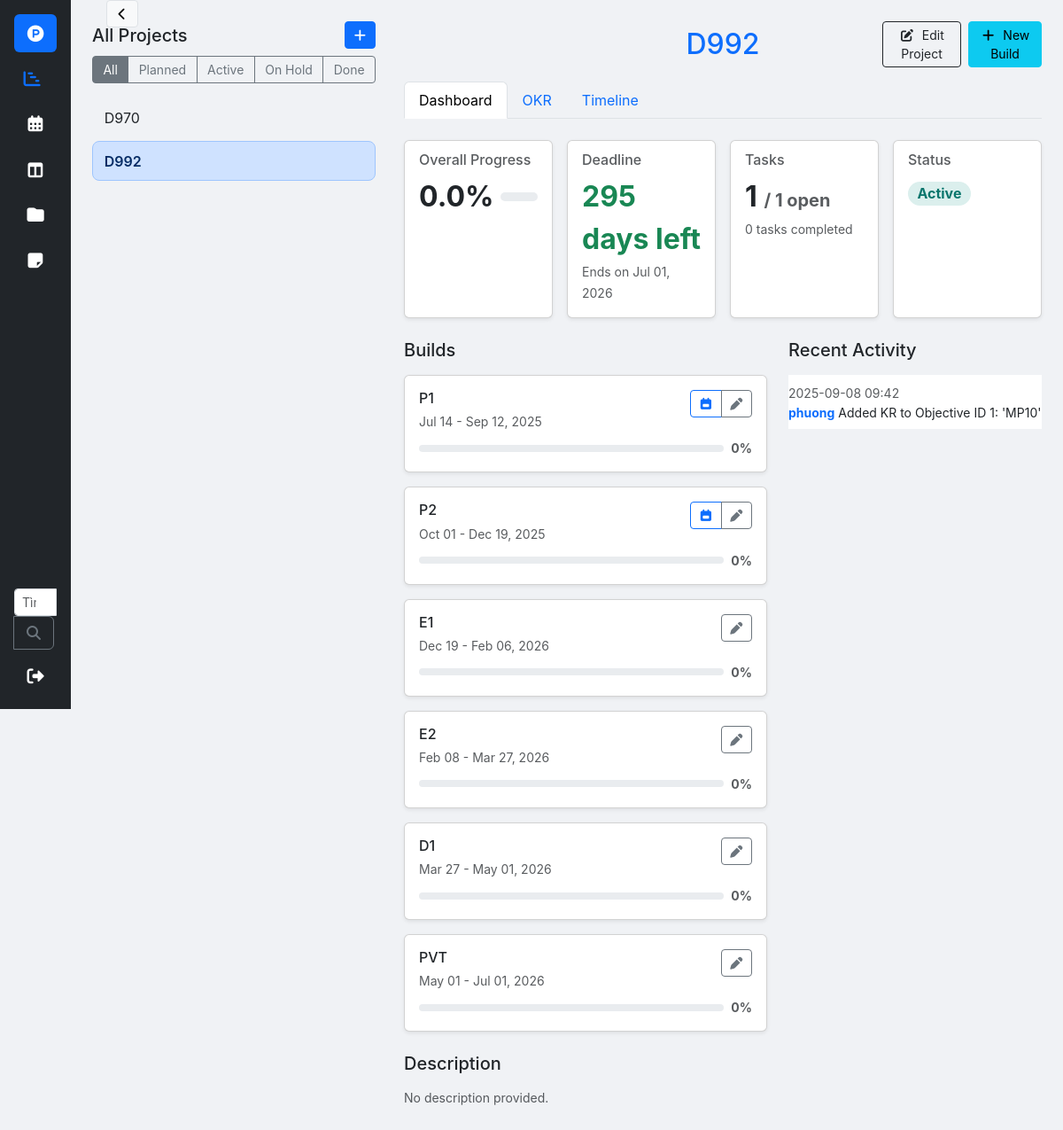
The app's page /projects?project_id=1&tab=info (signed in) with its own data.
### app/models.py (models this page shows, shortened)
class Project(db.Model):
    id = db.Column(db.Integer, primary_key=True)
    name = db.Column(db.String(150), nullable=False, unique=True)
    description = db.Column(db.Text)
    start_date = db.Column(db.Date, nullable=True)
    end_date = db.Column(db.Date, nullable=True)
    status = db.Column(db.String(20), nullable=False, default='Active', server_default='Active')
    owner_id = db.Column(db.Integer, db.ForeignKey('user.id'), nullable=True)
    note = db.Column(db.Text, nullable=True)
    owner = db.relationship('User', backref='projects_owned')
    objectives = db.relationship('Objective', backref='project', cascade="all, delete-orphan")
    builds = db.relationship('Build', backref='project', lazy=True, cascade="all, delete-orphan")

class Build(db.Model):
    id = db.Column(db.Integer, primary_key=True)
    name = db.Column(db.String(100), nullable=False)
    project_id = db.Column(db.Integer, db.ForeignKey('project.id',use_alter=True), nullable=True)
    schedule_link = db.Column(db.String(500), nullable=True)
    start_date = db.Column(db.Date, nullable=True)
    end_date = db.Column(db.Date, nullable=True)
    owner_id = db.Column(db.Integer, db.ForeignKey('user.id'), nullable=True)
    note = db.Column(db.Text, nullable=True)
    owner = db.relationship('User', backref='builds_owned')
    objectives = db.relationship('Objective', backref='build', cascade="all, delete-orphan")
    @property
    def progress(self):
        objectives_list = self.objectives
        if not objectives_list:
            return 0
        progress_values = [obj.progress for obj in objectives_list if obj.progress is not None]
        if not progress_values:
            return 0
        total_progress = sum(progress_values)
        return round(total_progress / len(progress_values))

class KeyResult(db.Model):
    id = db.Column(db.Integer, primary_key=True)
    content = db.Column(db.String(500), nullable=False)
    start_date = db.Column(db.Date, nullable=True)
    end_date = db.Column(db.Date, nullable=True)
    current = db.Column(db.Float, default=0)
    target = db.Column(db.Float, default=1)
    objective_id = db.Column(db.Integer, db.ForeignKey('objective.id'), nullable=False)
    owner_id = db.Column(db.Integer, db.ForeignKey('user.id'), nullable=True)
    note = db.Column(db.Text, nullable=True)
    owner = db.relationship('User', backref='key_results')
    tasks = db.relationship('Task', backref='key_result', cascade="all, delete-orphan")
    @property
    def progress(self):
        if self.target == 0: return 0
        return min(100, (self.current / self.target) * 100)

class Log(db.Model):
    id = db.Column(db.Integer, primary_key=True)
    action = db.Column(db.String(500), nullable=False)
    timestamp = db.Column(db.DateTime, index=True, default=datetime.utcnow)
    user_id = db.Column(db.Integer, db.ForeignKey('user.id'))
    user = db.relationship('User', back_populates='logs')

class User(UserMixin, db.Model):
    id = db.Column(db.Integer, primary_key=True)
    username = db.Column(db.String(64), index=True, unique=True)
    email = db.Column(db.String(120), index=True, unique=True)
    password_hash = db.Column(db.String(255), nullable=False)
    tasks = db.relationship('Task', backref='assignee')
    objectives = db.relationship('Objective', backref='owner')
    uploaded_files = db.relationship('UploadedFile', backref='uploader')
    logs = db.relationship('Log', back_populates='user')
    notes = db.relationship('Note', back_populates='creator', lazy='dynamic', cascade="all, delete-orphan")

### app/routes.py (the view)
@bp.route('/projects')
@login_required
def project_workspace():
    selected_project_id = request.args.get('project_id', type=int)
    active_tab = request.args.get('tab', 'info')
    status_filter = request.args.get('status', 'all')
    status_choices = ['Planned', 'Active', 'On Hold', 'Done']
    base_query = Project.query
    if status_filter != 'all' and status_filter in status_choices:
        base_query = base_query.filter(Project.status == status_filter)
    all_projects_list = base_query.order_by(Project.name).all()
    selected_project_data = None
    objectives_for_display = []
    if selected_project_id:
        selected_project = Project.query.options(
            subqueryload(Project.builds).subqueryload(Build.objectives).subqueryload(Objective.key_results).subqueryload(KeyResult.tasks).joinedload(Task.assignee),
            subqueryload(Project.objectives).subqueryload(Objective.key_results).subqueryload(KeyResult.tasks).joinedload(Task.assignee)
        ).get(selected_project_id)
        if selected_project:
            objectives_list = sorted(selected_project.objectives, key=lambda o: o.position if o.position is not None else float('inf'))
            all_tasks = [task for o in objectives_list for kr in o.key_results for task in kr.tasks]
            task_count = len(all_tasks)
            open_tasks_count = sum(1 for task in all_tasks if task.status != 'Done')
            progress_list = [o.progress for o in objectives_list if o.progress is not None]
            avg_progress = sum(progress_list) / len(progress_list) if progress_list else 0
            days_remaining = (selected_project.end_date - date.today()).days if selected_project.end_date else None
            project_logs = []
            try:
                objective_ids = {o.id for o in objectives_list}
                key_result_ids = {kr.id for o in objectives_list for kr in o.key_results}
                task_ids = {t.id for t in all_tasks}
                search_terms = []
                if objective_ids:
                    search_terms.extend([f"Objective ID {id}" for id in objective_ids])
                if key_result_ids:
                    search_terms.extend([f"Added KR to Objective ID {id}" for id in objective_ids])
                    search_terms.extend([f"key_result ID {id}" for id in key_result_ids])
                if task_ids:
                    search_terms.extend([f"task ID {id}" for id in task_ids])
                    search_terms.extend([f"CV ID {id}" for id in task_ids])
                if search_terms:
                    conditions = [Log.action.ilike(f"%{term}%") for term in search_terms]
                    project_logs = Log.query.filter(or_(*conditions)).order_by(Log.timestamp.desc()).limit(10).all()
            except Exception as e:
                current_app.logger.error(f"Error fetching project logs for project {selected_project_id}: {e}")
                project_logs = []
            selected_project_data = {
                'project': selected_project,
                'stats': {
                    'o': len(objectives_list),
                    'kr': sum(len(o.key_results) for o in objectives_list),
                    'task': task_count,
                    'progress': avg_progress,
                    'open_tasks': open_tasks_count
                },
                'days_remaining': days_remaining,
                'logs': project_logs
            }
            objectives_for_display = objectives_list
    all_users = User.query.all()
    all_builds_for_modal = Build.query.all()
    return render_template('project_workspace.html',
                           page_name='projects',
                           all_projects=all_projects_list,
                           selected_project_data=selected_project_data,
                           selected_project_id=selected_project_id,
                           objectives=objectives_for_display,
                           active_tab=active_tab,
                           status_choices=status_choices,
                           current_status=status_filter,
                           users=all_users,
                           projects=Project.query.order_by(Project.name).all(),
                           builds=all_builds_for_modal,
                           today_date_str=date.today().strftime('%Y-%m-%d')
                           )

### app/templates/project_workspace.html (shortened to what this page needs)
{% extends "base.html" %}
{% block styles %}
<link rel="stylesheet" href="{{ url_for('static', filename='vendor/dhtmlxgantt/dhtmlxgantt.css') }}">
{% endblock %}
{% block content %}
<div class="workspace-layout">
  <aside class="project-sidebar">
    <div class="d-flex justify-content-between align-items-center mb-2">
      <h5 class="m-0">All Projects</h5>
      <button class="btn btn-sm btn-primary" data-bs-toggle="modal" data-bs-target="#addProjectModal"><i class="fa-solid fa-plus"></i></button>
    </div>
    <div class="btn-group btn-group-sm w-100 mb-3">
      <a href="{{ url_for('main.project_workspace', status='all') }}" class="btn btn-outline-secondary {% if current_status == 'all' %}active{% endif %}">All</a>
      {% for status in status_choices %}
      <a href="{{ url_for('main.project_workspace', status=status) }}" class="btn btn-outline-secondary {% if current_status == status %}active{% endif %}">{{ status }}</a>
      {% endfor %}
    </div>
    <div class="list-group-flush">
      {% for p in all_projects %}
      <a href="{{ url_for('main.project_workspace', project_id=p.id, tab=active_tab) }}" class="project-list-item {% if p.id == selected_project_id %}active{% endif %}">
        {{ p.name }}
      </a>
      {% else %}
      <p class="text-muted">No projects found.</p>
      {% endfor %}
    </div>
  </aside>
  <main class="project-main">
    <button class="btn btn-sm btn-light border" id="sidebar-toggle-btn" title="Toggle Sidebar">
      <i class="fa-solid fa-chevron-left"></i>
    </button>
    {% if selected_project_data %}
      <div class="d-flex align-items-center mb-3 flex-wrap">
          <h2 class="m-0 text-primary text-center" style="flex: 2 1 0;">{{ selected_project_data.project.name }}</h2>
          <div class="d-flex justify-content-end gap-2" style="flex: 1 1 0;">
              <button class="btn btn-sm btn-outline-dark btn-edit-project" data-project-id="{{ selected_project_data.project.id }}"><i class="fa-solid fa-pen-to-square me-2"></i>Edit Project</button>
              <button class="btn btn-sm btn-info" data-bs-toggle="modal" data-bs-target="#addBuildModal"><i class="fa-solid fa-plus me-2"></i>New Build</button>
          </div>
      </div>
      <ul class="nav nav-tabs mb-4" id="projectTab" role="tablist">
        <li class="nav-item" role="presentation"><a class="nav-link {% if active_tab == 'info' %}active{% endif %}" href="{{ url_for('main.project_workspace', project_id=selected_project_id, tab='info') }}">Dashboard</a></li>
        <li class="nav-item" role="presentation"><a class="nav-link {% if active_tab == 'okr' %}active{% endif %}" href="{{ url_for('main.project_workspace', project_id=selected_project_id, tab='okr') }}">OKR</a></li>
        <li class="nav-item" role="presentation"><a class="nav-link {% if active_tab == 'timeline' %}active{% endif %}" href="{{ url_for('main.project_workspace', project_id=selected_project_id, tab='timeline') }}">Timeline</a></li>
      </ul>
      <div class="tab-content" id="projectTabContent">
        <div class="tab-pane fade {% if active_tab == 'info' %}show active{% endif %}" role="tabpanel">
            {% set p_data = selected_project_data %}
            {% include 'partials/_project_info_tab.html' %}
        </div>
      </div>
    {% endif %}
  </main>
</div>
{% endblock %}

### app/templates/partials/_project_info_tab.html (shortened to what this page needs)
{% set p = p_data.project %}
{% set stats = p_data.stats %}
{% set days_remaining = p_data.days_remaining %}
<div class="row g-3 mb-4">
    <div class="col-md-6 col-lg-3">
        <div class="card h-100 shadow-sm">
            <div class="card-body">
                <h6 class="card-subtitle mb-2 text-muted">Overall Progress</h6>
                <div class="d-flex align-items-center">
                    <div class="fs-2 fw-bold me-2">{{ stats.progress|round }}%</div>
                    <div class="progress flex-grow-1" style="height: 10px;">
                    </div>
                </div>
            </div>
        </div>
    </div>
    <div class="col-md-6 col-lg-3">
        <div class="card h-100 shadow-sm">
            <div class="card-body">
                <h6 class="card-subtitle mb-2 text-muted">Deadline</h6>
                {% if p.end_date %}
                <div class="fs-2 fw-bold">
                    {% if days_remaining is not none and days_remaining < 0 %}
                    <span class="text-danger">{{ days_remaining|abs }} days ago</span>
                    {% elif days_remaining is not none %}
                    <span class="text-success">{{ days_remaining }} days left</span>
                    {% else %}
                    --
                    {% endif %}
                </div>
                <small class="text-muted">Ends on {{ p.end_date.strftime('%b %d, %Y') }}</small>
                {% else %}
                <div class="fs-2 fw-bold text-muted">Not set</div>
                {% endif %}
            </div>
        </div>
    </div>
    <div class="col-md-6 col-lg-3">
        <div class="card h-100 shadow-sm">
            <div class="card-body">
                <h6 class="card-subtitle mb-2 text-muted">Tasks</h6>
                <div class="fs-2 fw-bold">{{ stats.open_tasks }} <span class="fs-5 text-muted">/ {{ stats.task }} open</span></div>
                <small class="text-muted">{{ stats.task - stats.open_tasks }} tasks completed</small>
            </div>
        </div>
    </div>
    <div class="col-md-6 col-lg-3">
        <div class="card h-100 shadow-sm">
            <div class="card-body">
                <h6 class="card-subtitle mb-2 text-muted">Status</h6>
                <div class="fs-4 fw-bold mt-2">
                    <span class="badge fs-6 rounded-pill status-badge-{{ p.status|lower|replace(' ', '-') }}">{{ p.status }}</span>
                </div>
            </div>
        </div>
    </div>
</div>
<div class="row g-4">
    <div class="col-lg-7">
        <h5 class="mb-3">Builds</h5>
        <div class="d-flex flex-column gap-3">
            {% for build in p.builds %}
            <div class="card shadow-sm">
                <div class="card-body">
                    <div class="d-flex justify-content-between align-items-start">
                        <div>
                            <h6 class="card-title mb-1">{{ build.name }}</h6>
                            {% if build.start_date and build.end_date %}
                            <small class="text-muted">{{ build.start_date.strftime('%b %d') }} - {{ build.end_date.strftime('%b %d, %Y') }}</small>
                            {% endif %}
                        </div>
                        <div class="btn-group">
                            {% if build.schedule_link %}
                                <a href="{{ build.schedule_link }}" target="_blank" class="btn btn-sm btn-outline-primary" title="View Schedule"><i class="fa-solid fa-calendar-week"></i></a>
                            {% endif %}
                            <button class="btn btn-sm btn-outline-secondary btn-edit-build" data-build-id="{{ build.id }}"><i class="fa-solid fa-pen"></i></button>
                        </div>
                    </div>
					<div class="d-flex align-items-center mt-2">
						<div class="progress flex-grow-1 me-2" style="height: 8px;">
						</div>
						<small class="fw-bold text-muted">{{ build.progress }}%</small>
					</div>
					</div>
			</div>
            {% else %}
            <div class="card card-body text-center text-muted">No builds for this project.</div>
            {% endfor %}
        </div>
        <h5 class="mt-4 mb-3">Description</h5>
        <p class="text-muted small">{{ p.description or 'No description provided.' }}</p>
    </div>
    <div class="col-lg-5">
        <h5 class="mb-3">Recent Activity</h5>
        <ul class="list-group list-group-flush">
            {% for log in p_data.logs %}
            <li class="list-group-item px-0">
                <small class="text-muted">{{ log.timestamp|to_local_time }}</small>
                <p class="mb-0 small">
                    {% if log.user %}<strong class="text-primary">{{ log.user.username }}</strong> {% endif %}
                    {{ log.action }}
                </p>
            </li>
            {% else %}
            <li class="list-group-item px-0 text-muted small">No recent activity for this project.</li>
            {% endfor %}
        </ul>
    </div>
</div>

### records on screen
Project: name "D970"
Project: name "D992", project.name "D992", end_date "Jul 01, 2026", status "Active", description "No description provided."
Build: name "P1", start_date "Jul 14", end_date "Sep 12, 2025", progress "0"
Build: name "P2", start_date "Oct 01", end_date "Dec 19, 2025", progress "0"
Build: name "E1", start_date "Dec 19", end_date "Feb 06, 2026", progress "0"
Build: name "E2", start_date "Feb 08", end_date "Mar 27, 2026", progress "0"
Build: name "D1", start_date "Mar 27", end_date "May 01, 2026", progress "0"
Build: name "PVT", start_date "May 01", end_date "Jul 01, 2026", progress "0"
Log: timestamp|to_local_time "2025-09-08 09:42", user.username "phuong", action "Added KR to Objective ID 1: 'MP10'"

### other values on screen
{{ status }} "Planned" "Active" "On Hold" "Done"
{{ stats.progress|round }} "0.0"
{{ days_remaining }} "295"
{{ stats.open_tasks }} "1"
{{ stats.task }} "1"
{{ stats.task - stats.open_tasks }} "0"
